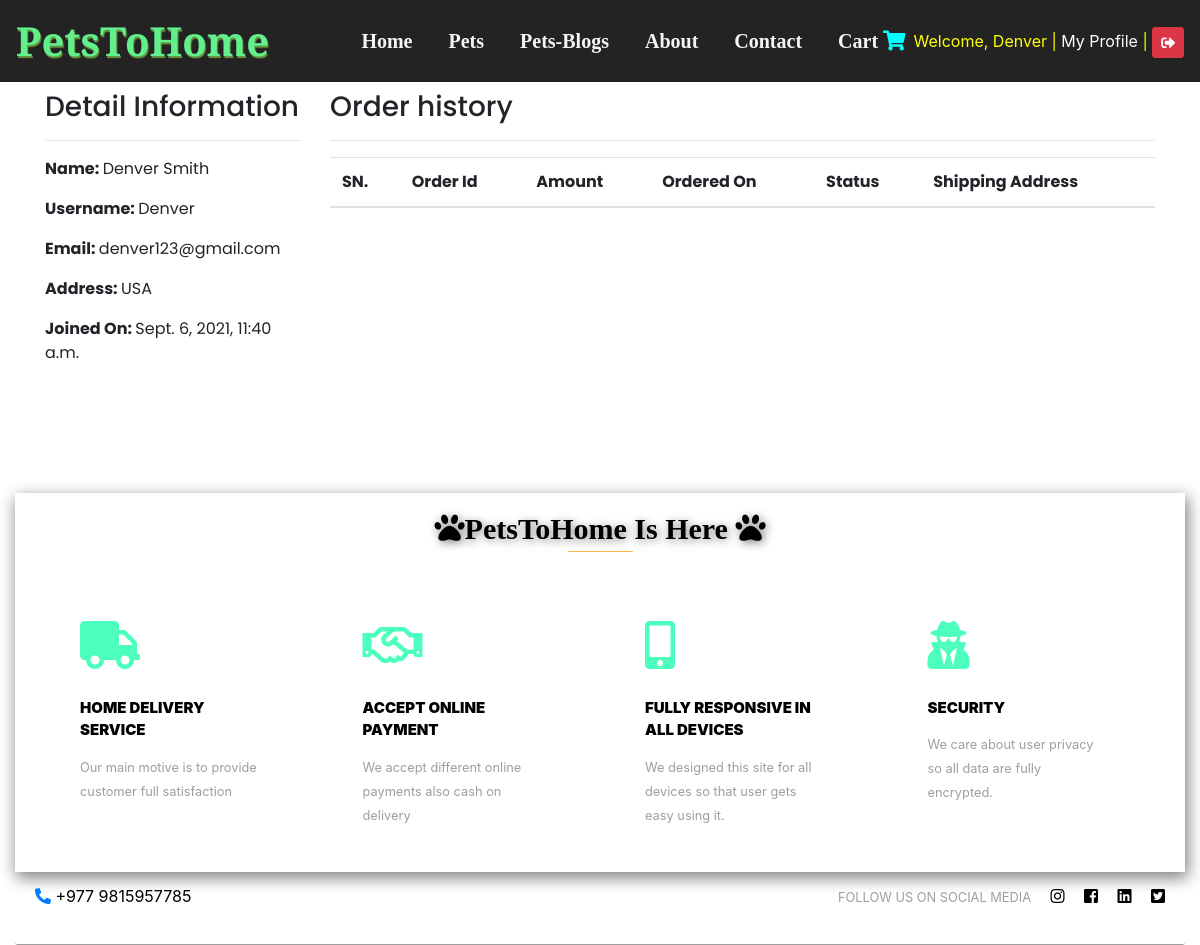
Before: /profile/ (signed in) with the older database file.
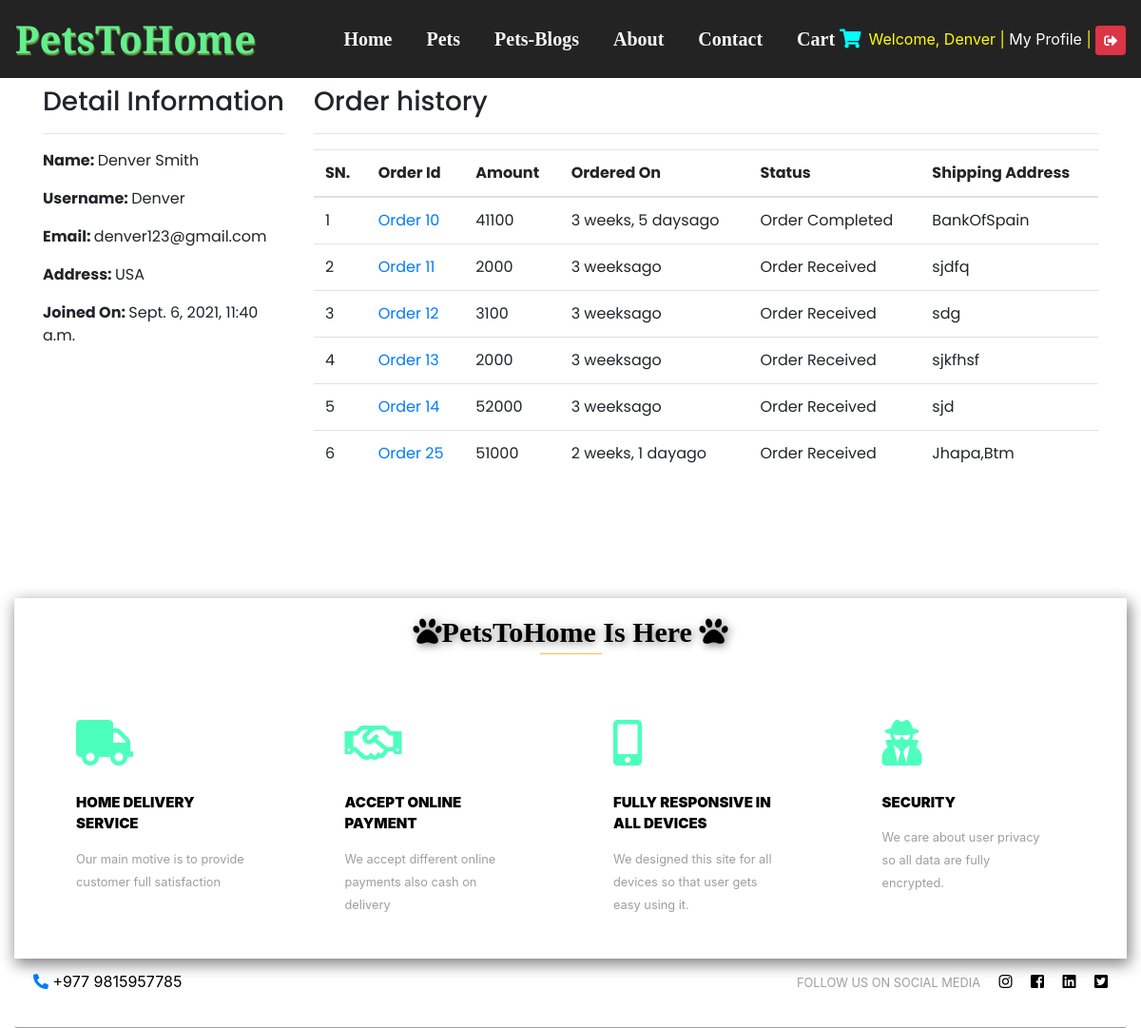
After: the same page with the newer database file.
### Main/models.py (models this page shows, shortened)
class Order(models.Model):
    cart=models.OneToOneField(Cart,on_delete=models.CASCADE)
    ordered_by=models.CharField(max_length=200)
    shipping_address=models.CharField(max_length=200)
    mobile=models.CharField(max_length=10)
    email=models.EmailField(null=True)
    subtotal=models.PositiveIntegerField()
    discount=models.PositiveIntegerField()
    total=models.PositiveIntegerField()
    order_status=models.CharField(max_length=50,choices=ORDER_STATUS)
    payment_method=models.CharField(max_length=20,choices=METHOD,default="Cash On Delivery")
    payment_completed=models.BooleanField(default=False,null=True,blank=True)

class Cart(models.Model):
    customer=models.ForeignKey(Customer, on_delete=models.SET_NULL, null=True)
    total=models.PositiveIntegerField(default=0)
    created_at=models.DateTimeField(auto_now_add=True)

### Main/views.py (the view)
# urls.py: path('profile/',CustomerProfileView.as_view(),name='customerprofile'),
class CustomerProfileView(TemplateView):
    template_name = 'customerprofile.html'
    def dispatch(self, request, *args, **kwargs):
        if request.user.is_authenticated and request.user.customer:
            pass
        else:
            return redirect("login/?next=/profile/")
        return super().dispatch(request,*args,**kwargs)
    def get_context_data(self, **kwargs):
        context=super().get_context_data(**kwargs)
        customer=self.request.user.customer
        context['customer']=customer
        orders=Order.objects.filter(cart__customer=customer)
        context['orders']=orders
        return context

### templates/customerprofile.html (shortened to what this page needs)
{% extends 'base.html' %}
{% block content %}
<div class="container">
    <div class="row">
        <div class="col-md-3">
            <h3>Detail Information</h3><hr>
            <p><span >Name: </span>{{customer.full_name}}</p>
            <p><span >Username: </span>{{customer.user.username}}</p>
            <p><span>Email: </span>{{customer.user.email}}</p>
            <p><span>Address: </span>{{customer.address}}</p>
            <p><span>Joined On: </span>{{customer.joined_on}}</p>
        </div>
        <div class="col-md-9">
            <h3>Order history</h3><hr>
            <table class="table">
                <thead>
                    <tr>
                        <th>SN.</th>
                        <th>Order Id</th>
                        <th>Amount</th>
                        <th>Ordered On</th>
                        <th>Status</th>
                        <th>Shipping Address</th>
                    </tr>
                </thead>
                <tbody>
                    {% for ord in orders %}
                    <tr>
                        <td>{{forloop.counter}}</td>
                        <td><a href="{% url 'cutomerdetail' ord.pk %}">Order {{ord.id}}</a></td>
                        <td>{{ord.total}}</td>
                        <td>{{ord.cart.created_at|timesince}}ago</td>
                        <td>{{ord.order_status}}</td>
                        <td>{{ord.shipping_address}}</td>
                    </tr>
                    {% endfor %}
                </tbody>
            </table>
        </div>
    </div>
</div>
{% endblock %}

Changed rows visible on the page:
added Order: id "10", total "41100", cart.created_at "3 weeks, 5 days", order_status "Order Completed", shipping_address "BankOfSpain"
added Order: id "11", total "2000", cart.created_at "3 weeks", order_status "Order Received", shipping_address "sjdfq"
added Order: id "12", total "3100", cart.created_at "3 weeks", order_status "Order Received", shipping_address "sdg"
added Order: id "13", total "2000", cart.created_at "3 weeks", order_status "Order Received", shipping_address "sjkfhsf"
added Order: id "14", total "52000", cart.created_at "3 weeks", order_status "Order Received", shipping_address "sjd"
added Order: id "25", total "51000", cart.created_at "2 weeks, 1 day", order_status "Order Received", shipping_address "Jhapa,Btm"
